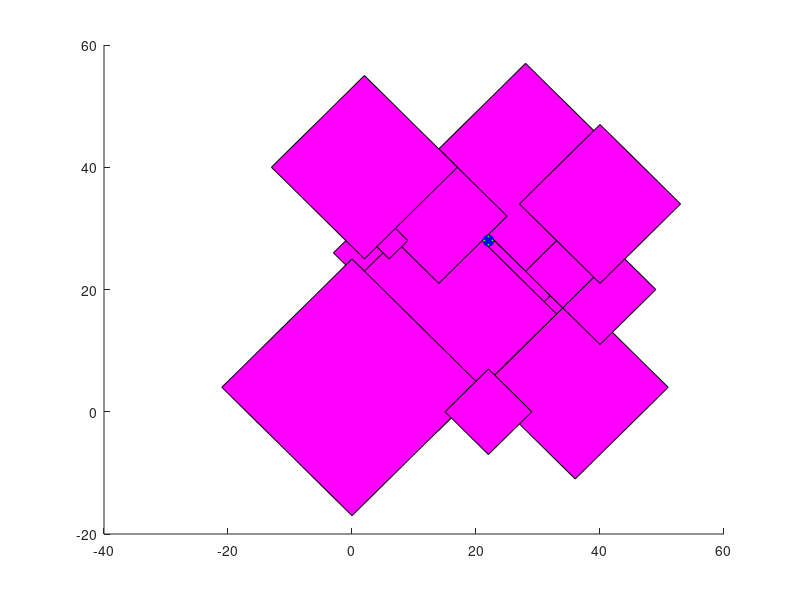

This figure's MATLAB source:
close all
patch_coords = @(minx, maxx, miny, maxy) [ minx maxx maxx minx ; miny miny maxy maxy]';

hold on

v = patch_coords(0,40,0,40); fill(v(:,1),v(:,2),'g')
fill([36 21.0 36 51.0],[-11.0 4 19.0 4],'m')
fill([32 29.0 32 35.0],[15.0 18 21.0 18],'m')
fill([4 -3.0 4 11.0],[19.0 26 33.0 26],'m')
fill([28 19.0 28 37.0],[15.0 24 33.0 24],'m')
fill([40 31.0 40 49.0],[11.0 20 29.0 20],'m')
fill([34 23.0 34 45.0],[17.0 28 39.0 28],'m')
fill([14 -5.0 14 33.0],[-3.0 16 35.0 16],'m')
fill([0 -21.0 0 21.0],[-17.0 4 25.0 4],'m')
fill([22 15.0 22 29.0],[-7.0 0 7.0 0],'m')
fill([28 11.0 28 45.0],[23.0 40 57.0 40],'m')
fill([40 27.0 40 53.0],[21.0 34 47.0 34],'m')
fill([14 3.0 14 25.0],[21.0 32 43.0 32],'m')
fill([6 3.0 6 9.0],[25.0 28 31.0 28],'m')
fill([2 -13.0 2 17.0],[25.0 40 55.0 40],'m')



plot(22,28,'xb',"linewidth", 3)